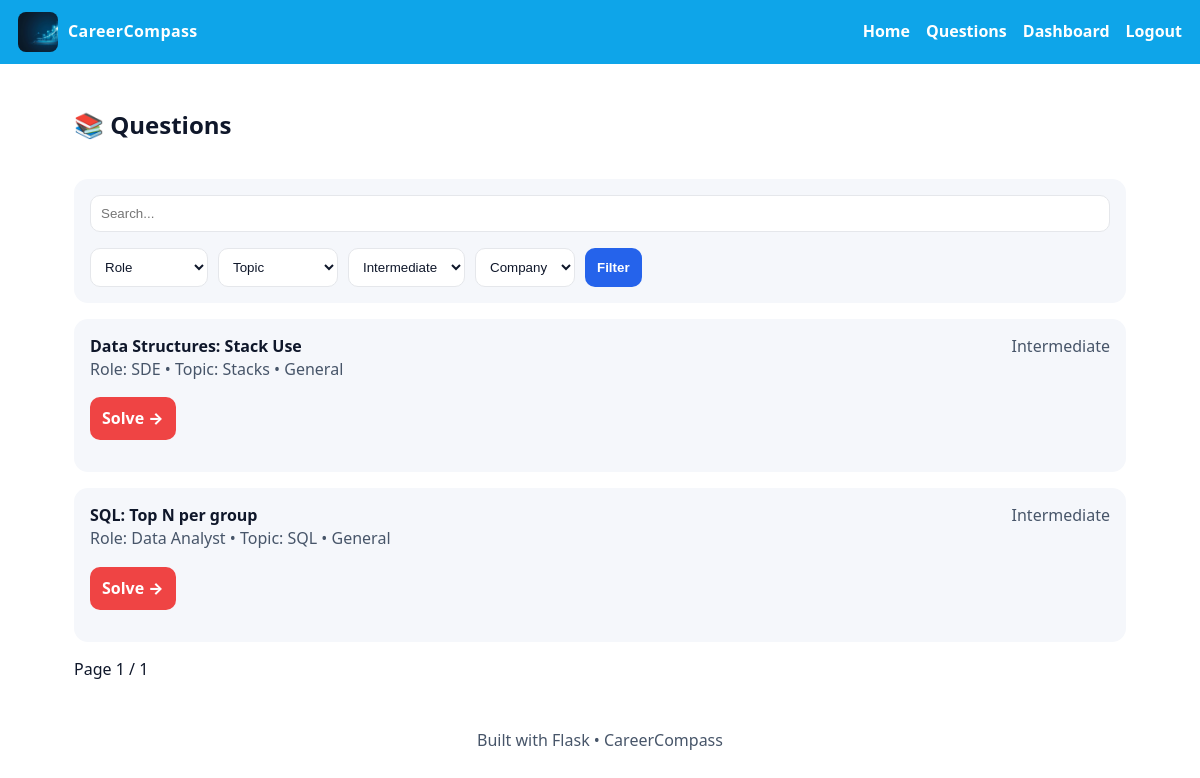
The app's page /practice/level/Intermediate (signed in) with its own data.
### models.py (models this page shows)
class Question(db.Model):
    id = db.Column(db.Integer, primary_key=True)
    title = db.Column(db.String(200), nullable=False)
    body = db.Column(db.Text, nullable=False)
    type = db.Column(db.String(20), default="mcq")       # "mcq" or "short"
    level = db.Column(db.String(32), default="Beginner")  # Beginner/Intermediate/Expert
    role = db.Column(db.String(64), default="SDE")        # SDE, Backend, Data Analyst, etc.
    topic = db.Column(db.String(64), default="Arrays")
    company = db.Column(db.String(64), default="General")
    option_a = db.Column(db.Text)
    option_b = db.Column(db.Text)
    option_c = db.Column(db.Text)
    option_d = db.Column(db.Text)
    correct_option = db.Column(db.String(1))
    answer = db.Column(db.Text)
    keyword = db.Column(db.String(64))
    explanation = db.Column(db.Text)

### app.py (the view)
@app.route("/practice/level/<level>")
@login_required
def practice_level(level: str):
    page = request.args.get("page", 1, type=int)
    query = Question.query.filter_by(level=level)
    pagination = query.order_by(Question.id.desc()).paginate(page=page, per_page=8, error_out=False)
    roles, topics, companies, levels = distinct_filters()
    return render_template(
        "questions.html",
        items=pagination.items,
        pagination=pagination,
        role="", topic="", level=level, company="", term="",
        roles=roles, topics=topics, companies=companies, levels=levels,
        title=f"{level} Practice"
    )

### app.py (called while the page is built)
@login_manager.user_loader
def load_user(user_id: str) -> Optional[User]:
    return User.query.get(int(user_id))

@app.before_request
def ensure_db_seeded():
    db.create_all()
    seed_if_empty()

def distinct_filters():
    roles = [r[0] for r in db.session.query(Question.role).distinct().all()]
    topics = [t[0] for t in db.session.query(Question.topic).distinct().all()]
    companies = [c[0] for c in db.session.query(Question.company).distinct().all()]
    levels = ["Beginner", "Intermediate", "Expert"]
    return roles, topics, companies, levels

### models.py (called while the page is built, shortened)
def seed_if_empty():
    if Question.query.first():
        return

### templates/questions.html (shortened to what this page needs)
{% extends "base.html" %}
{% block content %}
<div class="container stack">
  <h2>📚 Questions</h2>
  <form method="GET" class="stack section">
    <input type="text" name="q" value="{{ term }}" placeholder="Search...">
    <div style="display:flex; gap:10px; flex-wrap:wrap;">
      <select name="role">
        <option value="">Role</option>
      </select>
      <select name="topic">
        <option value="">Topic</option>
      </select>
      <select name="level">
        {% for lv in levels %}<option value="{{ lv }}" {% if lv==level %}selected{% endif %}>{{ lv }}</option>{% endfor %}
      </select>
      <select name="company">
        <option value="">Company</option>
      </select>
      <button class="btn btn-alt">Filter</button>
    </div>
  </form>
  <section class="stack">
    {% for q in items %}
      <article class="section">
        <div style="display:flex; justify-content:space-between; align-items:center; gap:10px;">
          <div style="font-weight:800;">{{ q.title }}</div>
          <span class="muted">{{ q.level }}</span>
        </div>
        <div class="muted">Role: {{ q.role }} • Topic: {{ q.topic }} • {{ q.company }}</div>
        <p><a class="btn btn-cta" href="{{ url_for('question_detail', qid=q.id) }}">Solve →</a></p>
      </article>
    {% endfor %}
  </section>
  {% set args = request.args.to_dict() %}
  {% set base = request.path %}
  <div style="display:flex; gap:10px; align-items:center;">
    <div>Page {{ pagination.page }} / {{ pagination.pages }}</div>
  </div>
</div>
{% endblock %}

### static/css/theme.css (style rules this page uses)
:root { --bg:#ffffff; --panel:#f5f7fb; --ink:#0f172a; --muted:#475569; --brand:#0ea5e9; --accent:#ef4444; --info:#2563eb; --good:#16a34a; --warn:#f59e0b; --pink:#db2777; --radius:14px; --gap:14px; }
* { box-sizing:border-box }
html,body { height:100% }
body { margin:0;background:var(--bg);color:var(--ink);font-family:system-ui,-apple-system,Segoe UI,Roboto,"Helvetica Neue",Arial,sans-serif;line-height:1.45 }
.container { max-width:1100px;margin:0 auto;padding:24px }
.stack { display:grid;gap:16px }
.section { background:var(--panel);border-radius:var(--radius);padding:16px }
.btn { display:inline-block;padding:10px 12px;border-radius:10px;text-decoration:none;font-weight:800;border:none;cursor:pointer }
.btn-cta { background:var(--accent);color:#fff }
.btn-alt { background:var(--info);color:#fff }
input,select,textarea,button { padding:10px;border-radius:10px;border:1px solid #e5e7eb;color:inherit;background:#fff }
a { color:var(--info) }
.muted { color:var(--muted) }

### records on screen
Question: title "Data Structures: Stack Use", level "Intermediate", role "SDE", topic "Stacks", company "General"
Question: title "SQL: Top N per group", level "Intermediate", role "Data Analyst", topic "SQL", company "General"

### other values on screen
{{ pagination.page }} "1"
{{ pagination.pages }} "1"
form field level "Intermediate"
